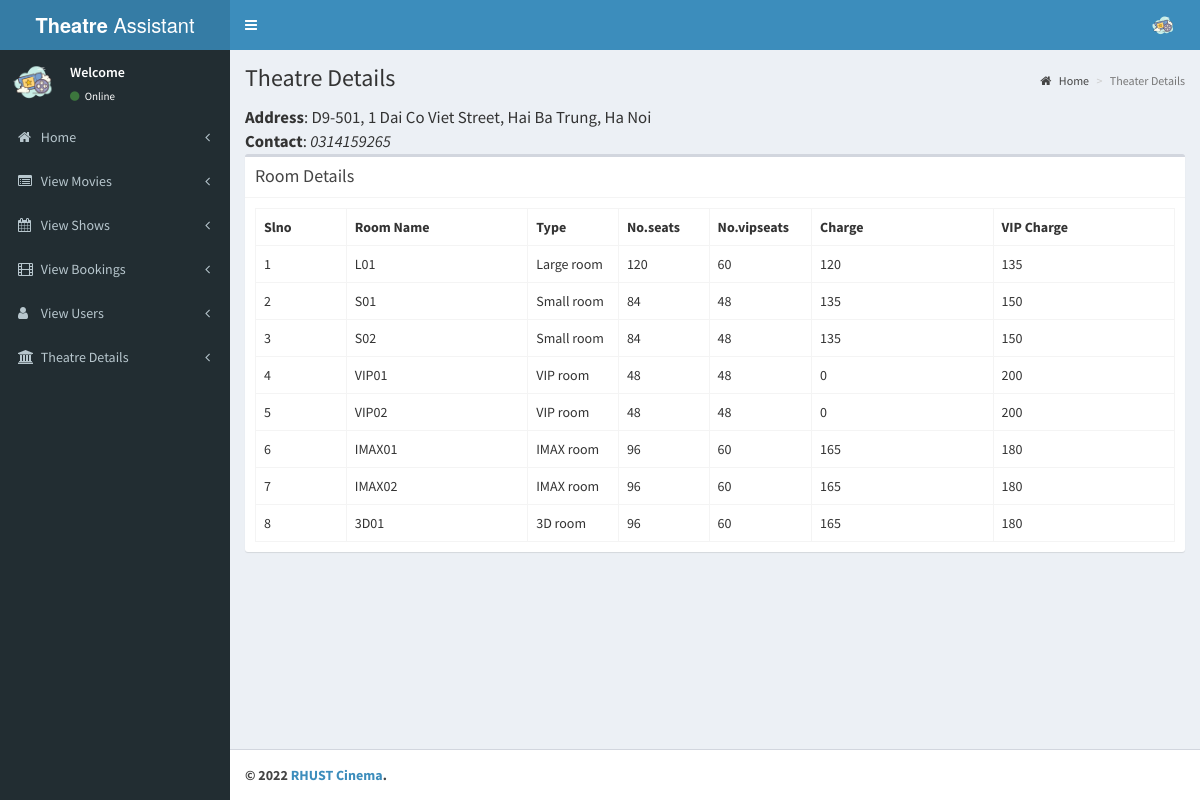
The page /theatre/pages/view_rooms.php (signed in) on the database its author committed.
### tables this page shows
CREATE TABLE `tbl_rooms` (
  `room_id` int(11) NOT NULL,
  `room_name` varchar(10) NOT NULL,
  `type_id` int(11) NOT NULL
);

CREATE TABLE `tbl_roomtypes` (
  `type_id` int(11) NOT NULL,
  `type_name` varchar(10) NOT NULL,
  `seats` int(11) NOT NULL COMMENT 'number of seats',
  `vip` int(11) NOT NULL COMMENT 'number of vip seats',
  `charge` int(11) NOT NULL,
  `vip_charge` int(11) NOT NULL
);

### theatre/pages/view_rooms.php (the view, shortened to what this page needs)
<?php
include('header.php');
?>
<div class="content-wrapper">
    <section class="content-header">
        <h1>
            Theatre Details
        </h1>
        <ol class="breadcrumb">
            <li><a href="index.php"><i class="fa fa-home"></i> Home</a></li>
            <li class="active">Theater Details</li>
        </ol>
    </section>
    <section class="content">
        <div style="text-align:left; font-size: 120%">
            <b>Address</b>: D9-501, 1 Dai Co Viet Street, Hai Ba Trung, Ha Noi<br>
            <b>Contact</b>: <i>0314159265</i>
        </div>
        <div class="box">
            <div class="box-header with-border">
                <h3 class="box-title">Room Details</h3>
            </div>
            <div class="box-body" id="screendtls">
                <?php
                $sr = mysqli_query($con, "select r.room_id,r.room_name,t.* from tbl_rooms as r inner join tbl_roomtypes as t on r.type_id = t.type_id order by t.type_id ASC,r.room_name");
                if (mysqli_num_rows($sr)) {
                ?>
                    <table class="table table-bordered table-hover">
                        <th class="col-md-1">Slno</th>
                        <th class="col-md-2">Room Name</th>
                        <th class="col-md-1">Type</th>
                        <th class="col-md-1">No.seats</th>
                        <th class="col-md-1">No.vipseats</th>
                        <th class="col-md-2">Charge</th>
                        <th class="col-md-2">VIP Charge</th>
                        <?php
                        $sl = 1;
                        while ($screen = mysqli_fetch_array($sr)) {
                        ?>
                            <tr>
                                <td><?php echo $sl; ?></td>
                                <td><?php echo $screen['room_name']; ?></td>
                                <td><?php echo $screen['type_name']; ?></td>
                                <td><?php echo $screen['seats']; ?></td>
                                <td><?php echo $screen['vip']; ?></td>
                                <td><?php echo $screen['charge']; ?></td>
                                <td><?php echo $screen['vip_charge']; ?></td>
                            </tr>
                        <?php
                            $sl++;
                        }
                        ?>
                    </table>
                <?php
                } else {
                ?>
                    <h3>No Room yet</h3>
                <?php
                }
                ?>
            </div>
        </div>
    </section>
</div>
<?php
include('footer.php');
?>

### theatre/pages/footer.php (style rules this page uses)
.content { padding-bottom: 0px !important; }

### rows shown on the page
tbl_rooms: room_name "L01", type.type_name "Large room", type.seats "120", type.vip "60", type.charge "120", type.vip_charge "135"
tbl_rooms: room_name "S01", type.type_name "Small room", type.seats "84", type.vip "48", type.charge "135", type.vip_charge "150"
tbl_rooms: room_name "S02", type.type_name "Small room", type.seats "84", type.vip "48", type.charge "135", type.vip_charge "150"
tbl_rooms: room_name "VIP01", type.type_name "VIP room", type.seats "48", type.vip "48", type.charge "0", type.vip_charge "200"
tbl_rooms: room_name "VIP02", type.type_name "VIP room", type.seats "48", type.vip "48", type.charge "0", type.vip_charge "200"
tbl_rooms: room_name "IMAX01", type.type_name "IMAX room", type.seats "96", type.vip "60", type.charge "165", type.vip_charge "180"
tbl_rooms: room_name "IMAX02", type.type_name "IMAX room", type.seats "96", type.vip "60", type.charge "165", type.vip_charge "180"
tbl_rooms: room_name "3D01", type.type_name "3D room", type.seats "96", type.vip "60", type.charge "165", type.vip_charge "180"
